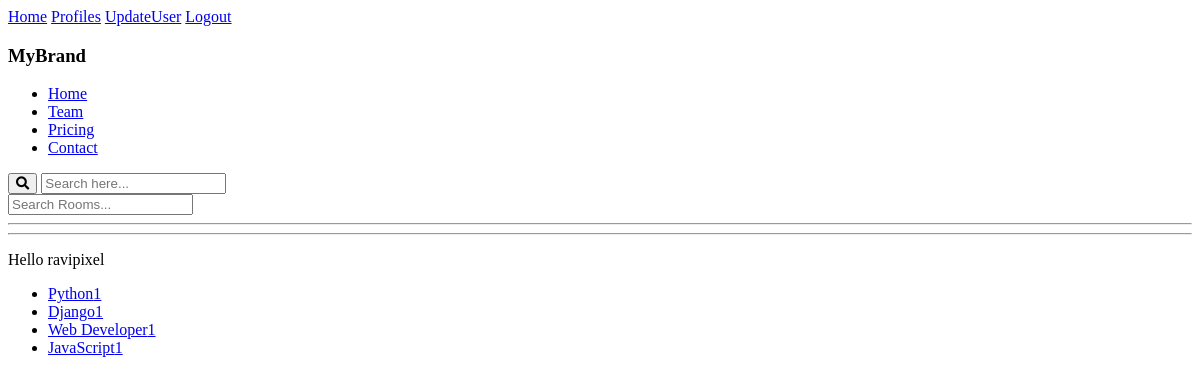
/topics-page/ (signed in), run on the app's committed database.
### base/models.py (models this page shows, shortened)
class Topic(models.Model):
    name = models.CharField(max_length=50)

### base/views.py (the view)
# urls.py: path('topics-page/', views.topicsPage, name='topics'),
def topicsPage(request):
    topics = Topic.objects.filter()
    context = {'topics':topics}
    return render(request, 'base/topics.html', context)

### base/templates/base/topics.html
{% extends "main.html" %}
{% block content %}
    <ul>
        {% for topic in topics %}
            <li>
                <a href="{% url 'home' %}?q={{topic.name}}">{{topic.name}}<span>{{topic.room_set.all.count}}</span></a>
            </li>
        {% endfor %}
    </ul>
{% endblock content %}

### templates/navbar.html (shortened to what this page needs)
<a href="{% url "home" %}">Home</a>
<a href="{% url "profiles" %}">Profiles</a>
{% if request.user.is_authenticated %}
<a href="{% url "update-user" %}">UpdateUser</a>
<a href="{% url "logout" %}">Logout</a>
{% else %}
<a href="{% url 'login' %}">Login</a>
{% endif %}
<nav>
    <div class="brand">
        <h3>MyBrand</h3>
    </div>
    <div class="navigation">
        <ul class="menu">
            <li><a href="#">Home</a></li>
            <li><a href="#">Team</a></li>
            <li><a href="#">Pricing</a></li>
            <li><a href="#">Contact</a></li>
        </ul>
        <div class="search">
            <div class="search-content">
                <button class="search-button"><i class="fa fa-search"></i></button>
                <input type="text" class="search-input" placeholder="Search here...">
            </div>
        </div>
    </div>
</nav>
<form action="{% url "home" %}" method="GET">
    <input type="text" name="q" placeholder='Search Rooms...' />
</form>
<hr>
<hr>
{% if request.user.is_authenticated %}
    <p>Hello {{request.user}}</p>
{% endif %}

### data on the page
Topic: name "Python", room_set.all.count "1"
Topic: name "Django", room_set.all.count "1"
Topic: name "Web Developer", room_set.all.count "1"
Topic: name "JavaScript", room_set.all.count "1"

### other printed values
{{ request.user }} "ravipixel"
